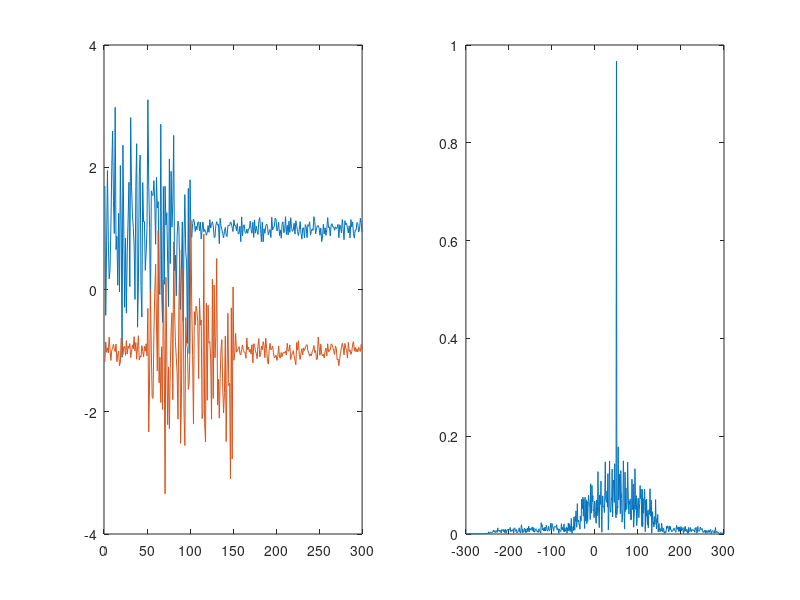

The MATLAB source for this figure:
close all; clear; clc;
xx = complex( randn(100,1), randn(100,1) );
x = [xx ; complex(zeros(200,1))] + 1;
y = [complex(zeros(50,1)) ; xx ; complex(zeros(150,1))] - 1;
n1 = complex(randn(size(x)), randn(size(x)))/10;
n2 = complex(randn(size(x)), randn(size(x)))/10;
x = x + n1;
y = y + n2;
[Cv,lag] = xcov( y, x, 'coeff' );
figure
subplot(1,2,1);
plot( real(x) ); hold on; plot( real(y) );
subplot(1,2,2);
plot(lag,abs(Cv));